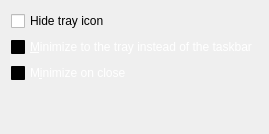
     <widget class="QWidget" name="tabWindow">
      <attribute name="title">
       <string>&amp;Window</string>
      </attribute>
      <layout class="QVBoxLayout" name="verticalLayout_Window">
       <item>
        <widget class="QCheckBox" name="hideTrayIcon">
         <property name="toolTip">
          <string>&amp;Hide the icon from the system tray.</string>
         </property>
         <property name="text">
          <string>Hide tray icon</string>
         </property>
        </widget>
       </item>
       <item>
        <widget class="QCheckBox" name="minimizeToTray">
         <property name="palette">
          <palette>
           <active>
            <colorrole role="WindowText">
             <brush brushstyle="SolidPattern">
              <color alpha="255">
               <red>255</red>
               <green>255</green>
               <blue>255</blue>
              </color>
             </brush>
            </colorrole>
            <colorrole role="Button">
             <brush brushstyle="SolidPattern">
              <color alpha="255">
               <red>0</red>
               <green>0</green>
               <blue>0</blue>
              </color>
             </brush>
            </colorrole>
            <colorrole role="Light">
             <brush brushstyle="SolidPattern">
              <color alpha="255">
               <red>0</red>
               <green>0</green>
               <blue>0</blue>
              </color>
             </brush>
            </colorrole>
            <colorrole role="Midlight">
             <brush brushstyle="SolidPattern">
              <color alpha="255">
               <red>0</red>
               <green>0</green>
               <blue>0</blue>
              </color>
             </brush>
            </colorrole>
            <colorrole role="Dark">
             <brush brushstyle="SolidPattern">
              <color alpha="255">
               <red>0</red>
               <green>0</green>
               <blue>0</blue>
              </color>
             </brush>
            </colorrole>
            <colorrole role="Mid">
             <brush brushstyle="SolidPattern">
              <color alpha="255">
               <red>0</red>
               <green>0</green>
               <blue>0</blue>
              </color>
             </brush>
            </colorrole>
            <colorrole role="Text">
             <brush brushstyle="SolidPattern">
              <color alpha="255">
               <red>255</red>
               <green>255</green>
               <blue>255</blue>
              </color>
             </brush>
            </colorrole>
            <colorrole role="BrightText">
             <brush brushstyle="SolidPattern">
              <color alpha="255">
               <red>255</red>
               <green>255</green>
               <blue>255</blue>
              </color>
             </brush>
            </colorrole>
            <colorrole role="ButtonText">
             <brush brushstyle="SolidPattern">
              <color alpha="255">
               <red>255</red>
               <green>255</green>
               <blue>255</blue>
              </color>
             </brush>
            </colorrole>
            <colorrole role="Base">
             <brush brushstyle="SolidPattern">
              <color alpha="255">
               <red>0</red>
               <green>0</green>
               <blue>0</blue>
              </color>
             </brush>
            </colorrole>
            <colorrole role="Window">
             <brush brushstyle="SolidPattern">
              <color alpha="255">
               <red>0</red>
               <green>0</green>
               <blue>0</blue>
              </color>
             </brush>
            </colorrole>
            <colorrole role="Shadow">
             <brush brushstyle="SolidPattern">
              <color alpha="255">
               <red>0</red>
               <green>0</green>
               <blue>0</blue>
              </color>
             </brush>
            </colorrole>
            <colorrole role="AlternateBase">
             <brush brushstyle="SolidPattern">
              <color alpha="255">
               <red>0</red>
               <green>0</green>
               <blue>0</blue>
              </color>
             </brush>
            </colorrole>
            <colorrole role="ToolTipBase">
             <brush brushstyle="SolidPattern">
              <color alpha="255">
               <red>255</red>
               <green>255</green>
               <blue>220</blue>
              </color>
             </brush>
            </colorrole>
            <colorrole role="ToolTipText">
             <brush brushstyle="SolidPattern">
              <color alpha="255">
               <red>0</red>
               <green>0</green>
               <blue>0</blue>
              </color>
             </brush>
            </colorrole>
           </active>
           <inactive>
            <colorrole role="WindowText">
             <brush brushstyle="SolidPattern">
              <color alpha="255">
               <red>255</red>
               <green>255</green>
               <blue>255</blue>
              </color>
             </brush>
            </colorrole>
            <colorrole role="Button">
             <brush brushstyle="SolidPattern">
              <color alpha="255">
               <red>0</red>
               <green>0</green>
               <blue>0</blue>
              </color>
             </brush>
            </colorrole>
            <colorrole role="Light">
             <brush brushstyle="SolidPattern">
              <color alpha="255">
               <red>0</red>
               <green>0</green>
               <blue>0</blue>
              </color>
             </brush>
            </colorrole>
            <colorrole role="Midlight">
             <brush brushstyle="SolidPattern">
              <color alpha="255">
               <red>0</red>
               <green>0</green>
               <blue>0</blue>
              </color>
             </brush>
            </colorrole>
            <colorrole role="Dark">
             <brush brushstyle="SolidPattern">
              <color alpha="255">
               <red>0</red>
               <green>0</green>
               <blue>0</blue>
              </color>
             </brush>
            </colorrole>
            <colorrole role="Mid">
             <brush brushstyle="SolidPattern">
              <color alpha="255">
               <red>0</red>
               <green>0</green>
               <blue>0</blue>
              </color>
             </brush>
            </colorrole>
            <colorrole role="Text">
             <brush brushstyle="SolidPattern">
              <color alpha="255">
               <red>255</red>
               <green>255</green>
               <blue>255</blue>
              </color>
             </brush>
            </colorrole>
            <colorrole role="BrightText">
             <brush brushstyle="SolidPattern">
              <color alpha="255">
               <red>255</red>
               <green>255</green>
               <blue>255</blue>
              </color>
             </brush>
            </colorrole>
            <colorrole role="ButtonText">
             <brush brushstyle="SolidPattern">
              <color alpha="255">
               <red>255</red>
               <green>255</green>
               <blue>255</blue>
              </color>
             </brush>
            </colorrole>
            <colorrole role="Base">
             <brush brushstyle="SolidPattern">
              <color alpha="255">
               <red>0</red>
               <green>0</green>
               <blue>0</blue>
              </color>
             </brush>
            </colorrole>
            <colorrole role="Window">
             <brush brushstyle="SolidPattern">
              <color alpha="255">
               <red>0</red>
               <green>0</green>
               <blue>0</blue>
              </color>
             </brush>
            </colorrole>
            <colorrole role="Shadow">
             <brush brushstyle="SolidPattern">
              <color alpha="255">
               <red>0</red>
               <green>0</green>
               <blue>0</blue>
              </color>
             </brush>
            </colorrole>
            <colorrole role="AlternateBase">
             <brush brushstyle="SolidPattern">
              <color alpha="255">
               <red>0</red>
               <green>0</green>
               <blue>0</blue>
              </color>
             </brush>
            </colorrole>
            <colorrole role="ToolTipBase">
             <brush brushstyle="SolidPattern">
              <color alpha="255">
               <red>255</red>
               <green>255</green>
               <blue>220</blue>
              </color>
             </brush>
            </colorrole>
            <colorrole role="ToolTipText">
             <brush brushstyle="SolidPattern">
              <color alpha="255">
               <red>0</red>
               <green>0</green>
               <blue>0</blue>
              </color>
             </brush>
            </colorrole>
           </inactive>
           <disabled>
            <colorrole role="WindowText">
             <brush brushstyle="SolidPattern">
              <color alpha="255">
               <red>0</red>
               <green>0</green>
               <blue>0</blue>
              </color>
             </brush>
            </colorrole>
            <colorrole role="Button">
             <brush brushstyle="SolidPattern">
              <color alpha="255">
               <red>0</red>
               <green>0</green>
               <blue>0</blue>
              </color>
             </brush>
            </colorrole>
            <colorrole role="Light">
             <brush brushstyle="SolidPattern">
              <color alpha="255">
               <red>0</red>
               <green>0</green>
               <blue>0</blue>
              </color>
             </brush>
            </colorrole>
            <colorrole role="Midlight">
             <brush brushstyle="SolidPattern">
              <color alpha="255">
               <red>0</red>
               <green>0</green>
               <blue>0</blue>
              </color>
             </brush>
            </colorrole>
            <colorrole role="Dark">
             <brush brushstyle="SolidPattern">
              <color alpha="255">
               <red>0</red>
               <green>0</green>
               <blue>0</blue>
              </color>
             </brush>
            </colorrole>
            <colorrole role="Mid">
             <brush brushstyle="SolidPattern">
              <color alpha="255">
               <red>0</red>
               <green>0</green>
               <blue>0</blue>
              </color>
             </brush>
            </colorrole>
            <colorrole role="Text">
             <brush brushstyle="SolidPattern">
              <color alpha="255">
               <red>0</red>
               <green>0</green>
               <blue>0</blue>
              </color>
             </brush>
            </colorrole>
            <colorrole role="BrightText">
             <brush brushstyle="SolidPattern">
              <color alpha="255">
               <red>255</red>
               <green>255</green>
               <blue>255</blue>
              </color>
             </brush>
            </colorrole>
            <colorrole role="ButtonText">
             <brush brushstyle="SolidPattern">
              <color alpha="255">
               <red>0</red>
               <green>0</green>
               <blue>0</blue>
              </color>
             </brush>
            </colorrole>
            <colorrole role="Base">
             <brush brushstyle="SolidPattern">
              <color alpha="255">
               <red>0</red>
               <green>0</green>
               <blue>0</blue>
              </color>
             </brush>
            </colorrole>
            <colorrole role="Window">
             <brush brushstyle="SolidPattern">
              <color alpha="255">
               <red>0</red>
               <green>0</green>
               <blue>0</blue>
              </color>
             </brush>
            </colorrole>
            <colorrole role="Shadow">
             <brush brushstyle="SolidPattern">
              <color alpha="255">
               <red>0</red>
               <green>0</green>
               <blue>0</blue>
              </color>
             </brush>
            </colorrole>
            <colorrole role="AlternateBase">
             <brush brushstyle="SolidPattern">
              <color alpha="255">
               <red>0</red>
               <green>0</green>
               <blue>0</blue>
              </color>
             </brush>
            </colorrole>
            <colorrole role="ToolTipBase">
             <brush brushstyle="SolidPattern">
              <color alpha="255">
               <red>255</red>
               <green>255</green>
               <blue>220</blue>
              </color>
             </brush>
            </colorrole>
            <colorrole role="ToolTipText">
             <brush brushstyle="SolidPattern">
              <color alpha="255">
               <red>0</red>
               <green>0</green>
               <blue>0</blue>
              </color>
             </brush>
            </colorrole>
           </disabled>
          </palette>
         </property>
         <property name="toolTip">
          <string>Show only a tray icon after minimizing the window.</string>
         </property>
         <property name="text">
          <string>&amp;Minimize to the tray instead of the taskbar</string>
         </property>
        </widget>
       </item>
       <item>
        <widget class="QCheckBox" name="minimizeOnClose">
         <property name="palette">
          <palette>
           <active>
            <colorrole role="WindowText">
             <brush brushstyle="SolidPattern">
              <color alpha="255">
               <red>255</red>
               <green>255</green>
               <blue>255</blue>
              </color>
             </brush>
            </colorrole>
            <colorrole role="Button">
             <brush brushstyle="SolidPattern">
              <color alpha="255">
               <red>0</red>
               <green>0</green>
               <blue>0</blue>
              </color>
             </brush>
            </colorrole>
            <colorrole role="Light">
             <brush brushstyle="SolidPattern">
              <color alpha="255">
               <red>0</red>
               <green>0</green>
               <blue>0</blue>
              </color>
             </brush>
            </colorrole>
            <colorrole role="Midlight">
             <brush brushstyle="SolidPattern">
              <color alpha="255">
               <red>0</red>
               <green>0</green>
               <blue>0</blue>
              </color>
             </brush>
            </colorrole>
            <colorrole role="Dark">
             <brush brushstyle="SolidPattern">
              <color alpha="255">
               <red>0</red>
               <green>0</green>
               <blue>0</blue>
              </color>
             </brush>
            </colorrole>
            <colorrole role="Mid">
             <brush brushstyle="SolidPattern">
              <color alpha="255">
               <red>0</red>
               <green>0</green>
               <blue>0</blue>
              </color>
             </brush>
            </colorrole>
            <colorrole role="Text">
             <brush brushstyle="SolidPattern">
              <color alpha="255">
               <red>255</red>
               <green>255</green>
               <blue>255</blue>
              </color>
             </brush>
            </colorrole>
            <colorrole role="BrightText">
             <brush brushstyle="SolidPattern">
              <color alpha="255">
               <red>255</red>
               <green>255</green>
               <blue>255</blue>
              </color>
             </brush>
            </colorrole>
            <colorrole role="ButtonText">
             <brush brushstyle="SolidPattern">
              <color alpha="255">
               <red>255</red>
               <green>255</green>
               <blue>255</blue>
              </color>
             </brush>
            </colorrole>
            <colorrole role="Base">
             <brush brushstyle="SolidPattern">
              <color alpha="255">
               <red>0</red>
               <green>0</green>
               <blue>0</blue>
              </color>
             </brush>
            </colorrole>
            <colorrole role="Window">
             <brush brushstyle="SolidPattern">
              <color alpha="255">
               <red>0</red>
               <green>0</green>
               <blue>0</blue>
              </color>
             </brush>
            </colorrole>
            <colorrole role="Shadow">
             <brush brushstyle="SolidPattern">
              <color alpha="255">
               <red>0</red>
               <green>0</green>
               <blue>0</blue>
              </color>
             </brush>
            </colorrole>
            <colorrole role="AlternateBase">
             <brush brushstyle="SolidPattern">
              <color alpha="255">
               <red>0</red>
               <green>0</green>
               <blue>0</blue>
              </color>
             </brush>
            </colorrole>
            <colorrole role="ToolTipBase">
             <brush brushstyle="SolidPattern">
              <color alpha="255">
               <red>255</red>
               <green>255</green>
               <blue>220</blue>
              </color>
             </brush>
            </colorrole>
            <colorrole role="ToolTipText">
             <brush brushstyle="SolidPattern">
              <color alpha="255">
               <red>0</red>
               <green>0</green>
               <blue>0</blue>
              </color>
             </brush>
            </colorrole>
           </active>
           <inactive>
            <colorrole role="WindowText">
             <brush brushstyle="SolidPattern">
              <color alpha="255">
               <red>255</red>
               <green>255</green>
               <blue>255</blue>
              </color>
             </brush>
            </colorrole>
            <colorrole role="Button">
             <brush brushstyle="SolidPattern">
              <color alpha="255">
               <red>0</red>
               <green>0</green>
               <blue>0</blue>
              </color>
             </brush>
            </colorrole>
            <colorrole role="Light">
             <brush brushstyle="SolidPattern">
              <color alpha="255">
               <red>0</red>
               <green>0</green>
               <blue>0</blue>
              </color>
             </brush>
            </colorrole>
            <colorrole role="Midlight">
             <brush brushstyle="SolidPattern">
              <color alpha="255">
               <red>0</red>
               <green>0</green>
               <blue>0</blue>
              </color>
             </brush>
            </colorrole>
            <colorrole role="Dark">
             <brush brushstyle="SolidPattern">
              <color alpha="255">
               <red>0</red>
               <green>0</green>
               <blue>0</blue>
              </color>
             </brush>
            </colorrole>
            <colorrole role="Mid">
             <brush brushstyle="SolidPattern">
              <color alpha="255">
               <red>0</red>
               <green>0</green>
               <blue>0</blue>
              </color>
             </brush>
            </colorrole>
            <colorrole role="Text">
             <brush brushstyle="SolidPattern">
              <color alpha="255">
               <red>255</red>
               <green>255</green>
               <blue>255</blue>
              </color>
             </brush>
            </colorrole>
            <colorrole role="BrightText">
             <brush brushstyle="SolidPattern">
              <color alpha="255">
               <red>255</red>
               <green>255</green>
               <blue>255</blue>
              </color>
             </brush>
            </colorrole>
            <colorrole role="ButtonText">
             <brush brushstyle="SolidPattern">
              <color alpha="255">
               <red>255</red>
               <green>255</green>
               <blue>255</blue>
              </color>
             </brush>
            </colorrole>
            <colorrole role="Base">
             <brush brushstyle="SolidPattern">
              <color alpha="255">
               <red>0</red>
               <green>0</green>
               <blue>0</blue>
              </color>
             </brush>
            </colorrole>
            <colorrole role="Window">
             <brush brushstyle="SolidPattern">
              <color alpha="255">
               <red>0</red>
               <green>0</green>
               <blue>0</blue>
              </color>
             </brush>
            </colorrole>
            <colorrole role="Shadow">
             <brush brushstyle="SolidPattern">
              <color alpha="255">
               <red>0</red>
               <green>0</green>
               <blue>0</blue>
              </color>
             </brush>
            </colorrole>
            <colorrole role="AlternateBase">
             <brush brushstyle="SolidPattern">
              <color alpha="255">
               <red>0</red>
               <green>0</green>
               <blue>0</blue>
              </color>
             </brush>
            </colorrole>
            <colorrole role="ToolTipBase">
             <brush brushstyle="SolidPattern">
              <color alpha="255">
               <red>255</red>
               <green>255</green>
               <blue>220</blue>
              </color>
             </brush>
            </colorrole>
            <colorrole role="ToolTipText">
             <brush brushstyle="SolidPattern">
              <color alpha="255">
               <red>0</red>
               <green>0</green>
               <blue>0</blue>
              </color>
             </brush>
            </colorrole>
           </inactive>
           <disabled>
            <colorrole role="WindowText">
             <brush brushstyle="SolidPattern">
              <color alpha="255">
               <red>0</red>
               <green>0</green>
               <blue>0</blue>
              </color>
             </brush>
            </colorrole>
            <colorrole role="Button">
             <brush brushstyle="SolidPattern">
              <color alpha="255">
               <red>0</red>
               <green>0</green>
               <blue>0</blue>
              </color>
             </brush>
            </colorrole>
            <colorrole role="Light">
             <brush brushstyle="SolidPattern">
              <color alpha="255">
               <red>0</red>
               <green>0</green>
               <blue>0</blue>
              </color>
             </brush>
            </colorrole>
            <colorrole role="Midlight">
             <brush brushstyle="SolidPattern">
              <color alpha="255">
               <red>0</red>
               <green>0</green>
               <blue>0</blue>
              </color>
             </brush>
            </colorrole>
            <colorrole role="Dark">
             <brush brushstyle="SolidPattern">
              <color alpha="255">
               <red>0</red>
               <green>0</green>
               <blue>0</blue>
              </color>
             </brush>
            </colorrole>
            <colorrole role="Mid">
             <brush brushstyle="SolidPattern">
              <color alpha="255">
               <red>0</red>
               <green>0</green>
               <blue>0</blue>
              </color>
             </brush>
            </colorrole>
            <colorrole role="Text">
             <brush brushstyle="SolidPattern">
              <color alpha="255">
               <red>0</red>
               <green>0</green>
               <blue>0</blue>
              </color>
             </brush>
            </colorrole>
            <colorrole role="BrightText">
             <brush brushstyle="SolidPattern">
              <color alpha="255">
               <red>255</red>
               <green>255</green>
               <blue>255</blue>
              </color>
             </brush>
            </colorrole>
            <colorrole role="ButtonText">
             <brush brushstyle="SolidPattern">
              <color alpha="255">
               <red>0</red>
               <green>0</green>
               <blue>0</blue>
              </color>
             </brush>
            </colorrole>
            <colorrole role="Base">
             <brush brushstyle="SolidPattern">
              <color alpha="255">
               <red>0</red>
               <green>0</green>
               <blue>0</blue>
              </color>
             </brush>
            </colorrole>
            <colorrole role="Window">
             <brush brushstyle="SolidPattern">
              <color alpha="255">
               <red>0</red>
               <green>0</green>
               <blue>0</blue>
              </color>
             </brush>
            </colorrole>
            <colorrole role="Shadow">
             <brush brushstyle="SolidPattern">
              <color alpha="255">
               <red>0</red>
               <green>0</green>
               <blue>0</blue>
              </color>
             </brush>
            </colorrole>
            <colorrole role="AlternateBase">
             <brush brushstyle="SolidPattern">
              <color alpha="255">
               <red>0</red>
               <green>0</green>
               <blue>0</blue>
              </color>
             </brush>
            </colorrole>
            <colorrole role="ToolTipBase">
             <brush brushstyle="SolidPattern">
              <color alpha="255">
               <red>255</red>
               <green>255</green>
               <blue>220</blue>
              </color>
             </brush>
            </colorrole>
            <colorrole role="ToolTipText">
             <brush brushstyle="SolidPattern">
              <color alpha="255">
               <red>0</red>
               <green>0</green>
               <blue>0</blue>
              </color>
             </brush>
            </colorrole>
           </disabled>
          </palette>
         </property>
         <property name="toolTip">
          <string>Minimize instead of exit the application when the window is closed. When this option is enabled, the application will be closed only after selecting Exit in the menu.</string>
         </property>
         <property name="text">
          <string>M&amp;inimize on close</string>
         </property>
        </widget>
       </item>
       <item>
        <spacer name="verticalSpacer_Window">
         <property name="orientation">
          <enum>Qt::Vertical</enum>
         </property>
         <property name="sizeHint" stdset="0">
          <size>
           <width>20</width>
           <height>40</height>
          </size>
         </property>
        </spacer>
       </item>
      </layout>
     </widget>
